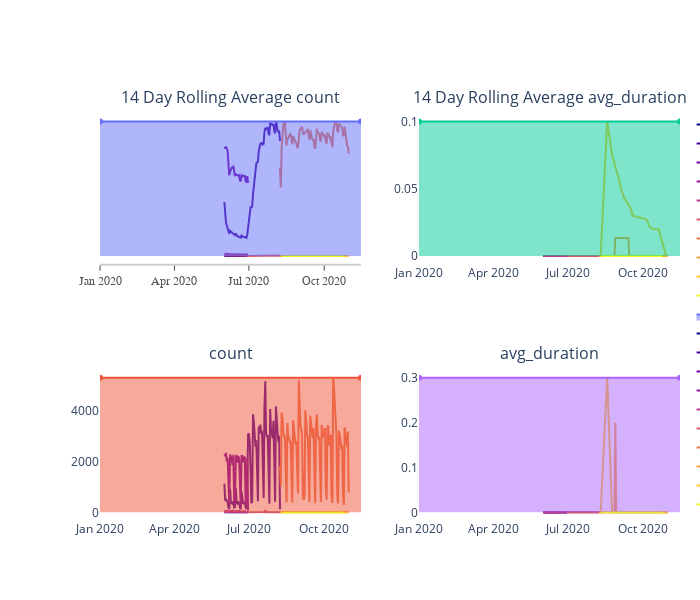

Notebook code for this chart:
### Code cell
flow.top_paths_plot().show()
